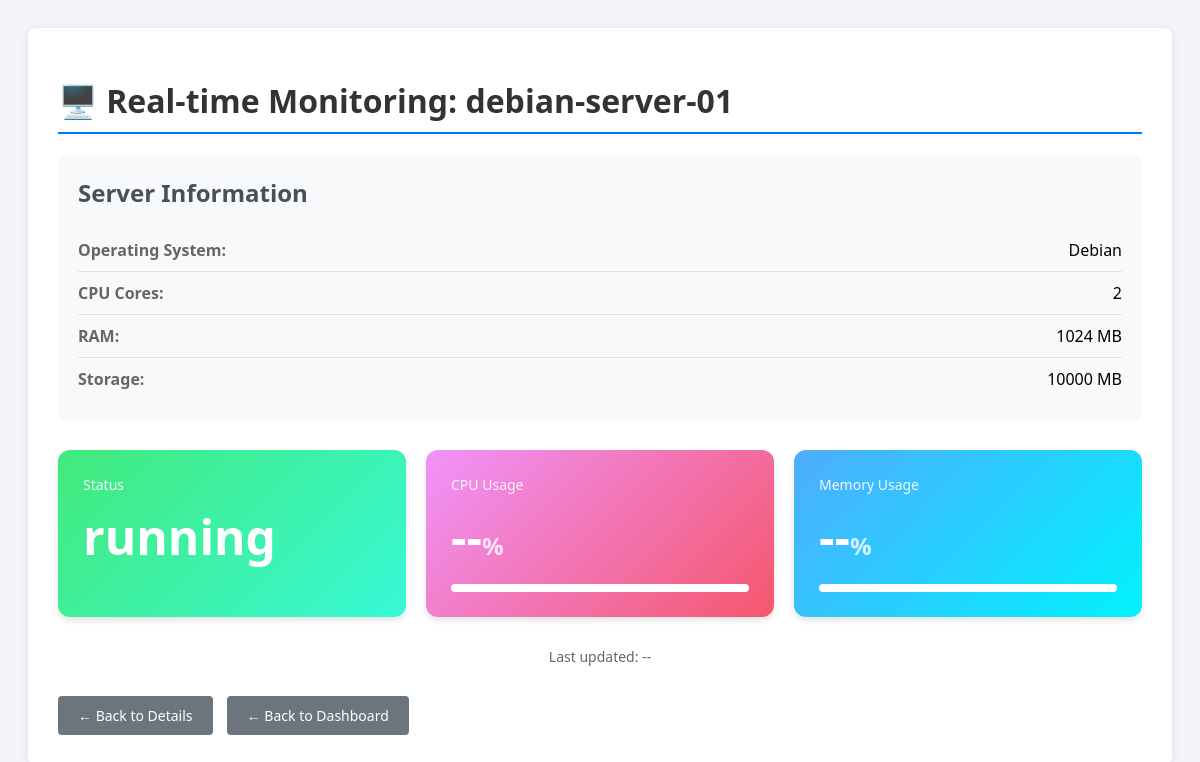
The page /vm/monitor/5 on the database its author committed.
### tables this page shows
CREATE TABLE instances (
            id INTEGER PRIMARY KEY AUTOINCREMENT,
            name TEXT NOT NULL UNIQUE,
            os_type TEXT NOT NULL,
            cpu_cores INTEGER DEFAULT 1,
            ram_size INTEGER DEFAULT 1024,
            storage_size INTEGER DEFAULT 10000,
            ip_address TEXT,
            status TEXT DEFAULT 'stopped',
            vm_uuid TEXT,
            created_at TIMESTAMP DEFAULT CURRENT_TIMESTAMP
        );

### app.py (the view)
@app.route('/vm/monitor/<int:id>')
def vm_monitor(id):
    conn = get_db_connection()
    vm = conn.execute('SELECT * FROM instances WHERE id = ?', (id,)).fetchone()
    conn.close()
    if vm is None:
        flash('Server not found!', 'error')
        return redirect(url_for('index'))
    return render_template('monitor.html', vm=vm)

### app.py (called while the page is built)
def get_db_connection():
    conn = sqlite3.connect('database.db')
    conn.row_factory = sqlite3.Row
    return conn

### templates/monitor.html (shortened to what this page needs)
<!DOCTYPE html>
<html lang="en">
<head>
</head>
<body>
    <div class="container">
        <h1>🖥️ Real-time Monitoring: {{ vm.name }}</h1>
        <div class="server-info">
            <h2>Server Information</h2>
            <div class="info-row">
                <span class="info-label">Operating System:</span>
                <span>{{ vm.os_type }}</span>
            </div>
            <div class="info-row">
                <span class="info-label">CPU Cores:</span>
                <span>{{ vm.cpu_cores }}</span>
            </div>
            <div class="info-row">
                <span class="info-label">RAM:</span>
                <span>{{ vm.ram_size }} MB</span>
            </div>
            <div class="info-row">
                <span class="info-label">Storage:</span>
                <span>{{ vm.storage_size }} MB</span>
            </div>
        </div>
        <div class="stats-grid">
            <div class="stat-card status">
                <div class="stat-label">Status</div>
                <div class="stat-value" id="status">{{ vm.status }}</div>
            </div>
            <div class="stat-card cpu">
                <div class="stat-label">CPU Usage</div>
                <div class="stat-value">
                    <span id="cpu">--</span><span class="stat-unit">%</span>
                </div>
                <div class="progress-bar">
                    <div class="progress-fill" id="cpu-progress"></div>
                </div>
            </div>
            <div class="stat-card memory">
                <div class="stat-label">Memory Usage</div>
                <div class="stat-value">
                    <span id="memory">--</span><span class="stat-unit">%</span>
                </div>
                <div class="progress-bar">
                    <div class="progress-fill" id="memory-progress"></div>
                </div>
            </div>
        </div>
        <div class="update-time">
            Last updated: <span id="last-update">--</span>
        </div>
        <div style="margin-top: 30px;">
            <a href="{{ url_for('vm_details', id=vm.id) }}" class="btn btn-secondary">← Back to Details</a>
            <a href="{{ url_for('index') }}" class="btn btn-secondary">← Back to Dashboard</a>
        </div>
    </div>
</body>
</html>

### templates/monitor.html (style rules this page uses)
body { font-family: 'Segoe UI', Tahoma, Geneva, Verdana, sans-serif; background: #f4f4f9; padding: 20px; }
.container { max-width: 1200px; margin: 0 auto; background: white; padding: 30px; border-radius: 8px; box-shadow: 0 2px 10px rgba(0,0,0,0.1); }
h1 { color: #333; border-bottom: 2px solid #007bff; padding-bottom: 10px; }
.stats-grid { display: grid; grid-template-columns: repeat(auto-fit, minmax(300px, 1fr)); gap: 20px; margin: 30px 0; }
.stat-card { background: linear-gradient(135deg, #667eea 0%, #764ba2 100%); padding: 25px; border-radius: 12px; color: white; box-shadow: 0 4px 6px rgba(0,0,0,0.1); }
.stat-card.cpu { background: linear-gradient(135deg, #f093fb 0%, #f5576c 100%); }
.stat-card.memory { background: linear-gradient(135deg, #4facfe 0%, #00f2fe 100%); }
.stat-card.status { background: linear-gradient(135deg, #43e97b 0%, #38f9d7 100%); }
.stat-label { font-size: 14px; opacity: 0.9; margin-bottom: 10px; }
.stat-value { font-size: 48px; font-weight: bold; margin: 10px 0; }
.stat-unit { font-size: 24px; opacity: 0.8; }
.progress-bar { background: rgba(255,255,255,0.3); height: 8px; border-radius: 4px; overflow: hidden; margin-top: 15px; }
.progress-fill { background: white; height: 100%; transition: width 0.5s ease; }
.btn { padding: 10px 20px; border: none; border-radius: 4px; cursor: pointer; font-size: 14px; text-decoration: none; display: inline-block; margin-right: 10px; }
.btn-secondary { background: #6c757d; color: white; }
.update-time { text-align: center; color: #666; font-size: 14px; margin-top: 20px; }
.server-info { background: #f8f9fa; padding: 20px; border-radius: 8px; margin-bottom: 30px; }
.server-info h2 { margin-top: 0; color: #495057; }
.info-row { display: flex; justify-content: space-between; padding: 10px 0; border-bottom: 1px solid #dee2e6; }
.info-row:last-child { border-bottom: none; }
.info-label { font-weight: bold; color: #666; }

### rows shown on the page
instances: name "debian-server-01", os_type "Debian", cpu_cores "2", ram_size "1024", storage_size "10000", status "running"
